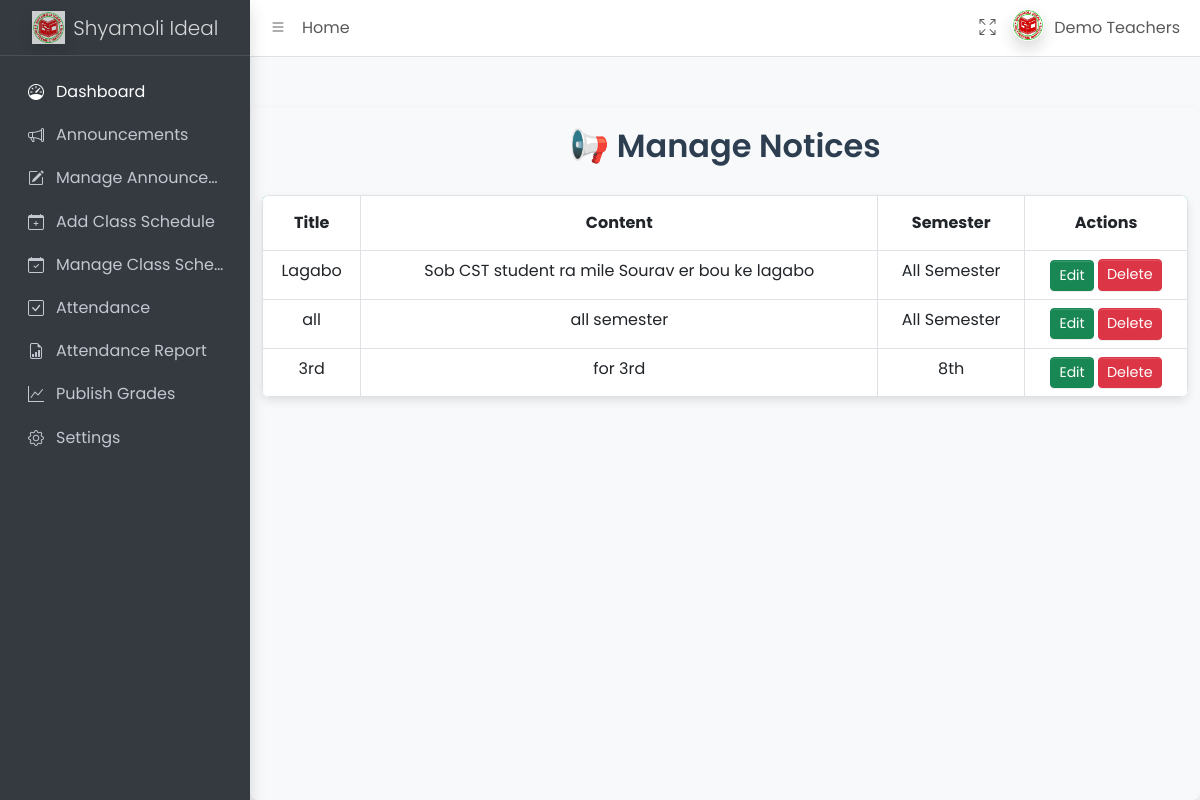
The page /teacher/dist/pages/manage_announcements.php on the database its author committed.
### tables this page shows
CREATE TABLE `notices` (
  `id` int(11) NOT NULL,
  `title` varchar(255) NOT NULL,
  `content` text NOT NULL,
  `created_at` timestamp NOT NULL DEFAULT current_timestamp(),
  `semester` enum('1st','2nd','3rd','4th','5th','6th','7th','8th','All Semester') NOT NULL DEFAULT 'All Semester'
);

### teacher/dist/pages/manage_announcements.php (the view, shortened to what this page needs)
<?php
require_once 'partials/header.php';
require_once 'partials/navbar.php';
require_once 'partials/sidebar.php';
$sql = "SELECT * FROM notices ORDER BY created_at DESC";
$result = $conn->query($sql);
?>
<!DOCTYPE html>
<html lang="en">
<head>
    <link rel="stylesheet" href="https://cdn.jsdelivr.net/npm/bootstrap@5.3.0/dist/css/bootstrap.min.css">
</head>
<body>
    <div class="container">
        <h2>📢 Manage Notices</h2>
        <table class="table table-bordered">
            <thead>
                <tr>
                    <th>Title</th>
                    <th>Content</th>
                    <th>Semester</th>
                    <th>Actions</th>
                </tr>
            </thead>
            <tbody>
                <?php if ($result->num_rows > 0): ?>
                    <?php while ($notice = $result->fetch_assoc()): ?>
                        <tr>
                            <td><?php echo htmlspecialchars($notice['title']); ?></td>
                            <td><?php echo nl2br(htmlspecialchars($notice['content'])); ?></td>
                            <td><?php echo htmlspecialchars($notice['semester']); ?></td>
                            <td>
                                <button class="btn btn-success btn-sm" data-bs-toggle="modal" data-bs-target="#editModal"
                                    data-id="<?php echo $notice['id']; ?>"
                                    data-title="<?php echo htmlspecialchars($notice['title']); ?>"
                                    data-content="<?php echo htmlspecialchars($notice['content']); ?>"
                                    data-semester="<?php echo htmlspecialchars($notice['semester']); ?>">Edit</button>
                                <a href="manage_announcements.php?delete=<?php echo $notice['id']; ?>" class="btn btn-danger btn-sm">Delete</a>
                            </td>
                        </tr>
                    <?php endwhile; ?>
                <?php else: ?>
                    <tr>
                        <td colspan="4" class="text-center">No notices available</td>
                    </tr>
                <?php endif; ?>
            </tbody>
        </table>
    </div>
</body>
</html>
<?php require_once 'partials/footer.php' ?>

### teacher/dist/pages/manage_announcements.php (style rules this page uses)
body { background-color: #f4f7fc; font-family: 'Poppins', sans-serif; color: #333; }
h2 { color: #2c3e50; font-weight: 600; text-align: center; margin-bottom: 30px; }
.container { margin-top: 50px; }
.table { background-color: #ffffff; border-radius: 8px; overflow: hidden; box-shadow: 0px 4px 10px rgba(0, 0, 0, 0.1); }
.table thead { background-color: #1abc9c; color: #ffffff; }
.table thead th { padding: 15px; text-align: center; }
.table tbody tr { text-align: center; }
.btn-warning, .btn-danger { font-size: 0.9rem; }

### rows shown on the page
notices: title "Lagabo", content "Sob CST student ra mile Sourav er bou ke lagabo", semester "All Semester"
notices: title "all", content "all semester", semester "All Semester"
notices: title "3rd", content "for 3rd", semester "8th"
